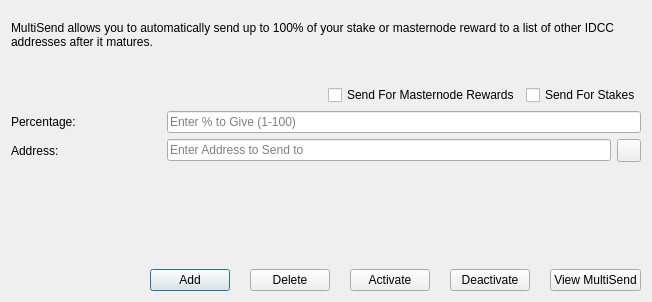
<?xml version="1.0" encoding="UTF-8"?>
<ui version="4.0">
 <class>MultiSendDialog</class>
 <widget class="QDialog" name="MultiSendDialog">
  <property name="windowModality">
   <enum>Qt::NonModal</enum>
  </property>
  <property name="geometry">
   <rect>
    <x>0</x>
    <y>0</y>
    <width>652</width>
    <height>302</height>
   </rect>
  </property>
  <property name="windowTitle">
   <string>MultiSend</string>
  </property>
  <property name="modal">
   <bool>true</bool>
  </property>
  <layout class="QVBoxLayout" name="verticalLayout">
   <item>
    <spacer name="verticalSpacer">
     <property name="orientation">
      <enum>Qt::Vertical</enum>
     </property>
     <property name="sizeType">
      <enum>QSizePolicy::Fixed</enum>
     </property>
     <property name="sizeHint" stdset="0">
      <size>
       <width>20</width>
       <height>10</height>
      </size>
     </property>
    </spacer>
   </item>
   <item>
    <widget class="QLabel" name="labelDescription">
     <property name="lineWidth">
      <number>1</number>
     </property>
     <property name="text">
      <string>MultiSend allows you to automatically send up to 100% of your stake or masternode reward to a list of other IDCC addresses after it matures.</string>
     </property>
     <property name="alignment">
      <set>Qt::AlignLeading|Qt::AlignLeft|Qt::AlignTop</set>
     </property>
     <property name="wordWrap">
      <bool>true</bool>
     </property>
    </widget>
   </item>
   <item>
    <spacer name="verticalSpacer_2">
     <property name="orientation">
      <enum>Qt::Vertical</enum>
     </property>
     <property name="sizeType">
      <enum>QSizePolicy::Fixed</enum>
     </property>
     <property name="sizeHint" stdset="0">
      <size>
       <width>20</width>
       <height>30</height>
      </size>
     </property>
    </spacer>
   </item>
   <item>
    <layout class="QHBoxLayout" name="horizontalLayout">
     <item>
      <spacer name="horizontalSpacer_3">
       <property name="minimumSize">
        <size>
         <width>150</width>
         <height>0</height>
        </size>
       </property>
       <property name="orientation">
        <enum>Qt::Horizontal</enum>
       </property>
       <property name="sizeHint" stdset="0">
        <size>
         <width>40</width>
         <height>20</height>
        </size>
       </property>
      </spacer>
     </item>
     <item>
      <widget class="QCheckBox" name="multiSendMasternodeCheckBox">
       <property name="text">
        <string>Send For Masternode Rewards</string>
       </property>
      </widget>
     </item>
     <item>
      <widget class="QCheckBox" name="multiSendStakeCheckBox">
       <property name="text">
        <string>Send For Stakes</string>
       </property>
      </widget>
     </item>
    </layout>
   </item>
   <item>
    <layout class="QHBoxLayout" name="horizontalLayout_5">
     <item>
      <widget class="QLabel" name="labelPercentage">
       <property name="minimumSize">
        <size>
         <width>150</width>
         <height>0</height>
        </size>
       </property>
       <property name="toolTip">
        <string>Percentage of stake to send</string>
       </property>
       <property name="text">
        <string>Percentage:</string>
       </property>
      </widget>
     </item>
     <item>
      <widget class="QLineEdit" name="multiSendPercentEdit">
       <property name="toolTip">
        <string>Enter whole numbers 1 - 100</string>
       </property>
       <property name="placeholderText">
        <string>Enter % to Give (1-100)</string>
       </property>
      </widget>
     </item>
    </layout>
   </item>
   <item>
    <layout class="QHBoxLayout" name="horizontalLayout_4">
     <item>
      <widget class="QLabel" name="labelAddress">
       <property name="minimumSize">
        <size>
         <width>150</width>
         <height>0</height>
        </size>
       </property>
       <property name="toolTip">
        <string>Address to send portion of stake to</string>
       </property>
       <property name="text">
        <string>Address:</string>
       </property>
      </widget>
     </item>
     <item>
      <widget class="QLineEdit" name="multiSendAddressEdit">
       <property name="toolTip">
        <string/>
       </property>
       <property name="placeholderText">
        <string>Enter Address to Send to</string>
       </property>
      </widget>
     </item>
     <item>
      <widget class="QToolButton" name="addressBookButton">
       <property name="toolTip">
        <string>Choose an address from the address book</string>
       </property>
       <property name="text">
        <string/>
       </property>
       <property name="icon">
        <iconset resource="../idcc.qrc">
         <normaloff>:/icons/address-book</normaloff>:/icons/address-book</iconset>
       </property>
       <property name="shortcut">
        <string>Alt+A</string>
       </property>
      </widget>
     </item>
    </layout>
   </item>
   <item>
    <widget class="QLabel" name="message">
     <property name="sizePolicy">
      <sizepolicy hsizetype="Preferred" vsizetype="Minimum">
       <horstretch>0</horstretch>
       <verstretch>0</verstretch>
      </sizepolicy>
     </property>
     <property name="minimumSize">
      <size>
       <width>0</width>
       <height>70</height>
      </size>
     </property>
     <property name="text">
      <string/>
     </property>
    </widget>
   </item>
   <item>
    <spacer name="verticalSpacer_3">
     <property name="orientation">
      <enum>Qt::Vertical</enum>
     </property>
     <property name="sizeHint" stdset="0">
      <size>
       <width>20</width>
       <height>40</height>
      </size>
     </property>
    </spacer>
   </item>
   <item>
    <layout class="QHBoxLayout" name="horizontalLayout_3">
     <property name="spacing">
      <number>20</number>
     </property>
     <item>
      <spacer name="horizontalSpacer_2">
       <property name="orientation">
        <enum>Qt::Horizontal</enum>
       </property>
       <property name="sizeHint" stdset="0">
        <size>
         <width>40</width>
         <height>20</height>
        </size>
       </property>
      </spacer>
     </item>
     <item>
      <widget class="QPushButton" name="addButton">
       <property name="toolTip">
        <string>Add to the MultiSend vector</string>
       </property>
       <property name="statusTip">
        <string>Add to MultiSend Vector</string>
       </property>
       <property name="text">
        <string>Add</string>
       </property>
       <property name="icon">
        <iconset resource="../idcc.qrc">
         <normaloff>:/icons/add</normaloff>:/icons/add</iconset>
       </property>
      </widget>
     </item>
     <item>
      <widget class="QPushButton" name="deleteButton">
       <property name="toolTip">
        <string>Delete from  MultiSend vector</string>
       </property>
       <property name="statusTip">
        <string>Delete Address From MultiSend Vector</string>
       </property>
       <property name="text">
        <string>Delete</string>
       </property>
       <property name="icon">
        <iconset resource="../idcc.qrc">
         <normaloff>:/icons/remove</normaloff>:/icons/remove</iconset>
       </property>
      </widget>
     </item>
     <item>
      <widget class="QPushButton" name="activateButton">
       <property name="toolTip">
        <string>Activate multisend</string>
       </property>
       <property name="statusTip">
        <string>Activate MultiSend</string>
       </property>
       <property name="text">
        <string>Activate</string>
       </property>
      </widget>
     </item>
     <item>
      <widget class="QPushButton" name="disableButton">
       <property name="toolTip">
        <string>Deactivate multisend</string>
       </property>
       <property name="statusTip">
        <string>Deactivate MultiSend</string>
       </property>
       <property name="text">
        <string>Deactivate</string>
       </property>
      </widget>
     </item>
     <item>
      <widget class="QPushButton" name="viewButton">
       <property name="toolTip">
        <string/>
       </property>
       <property name="statusTip">
        <string>View MultiSend Vector</string>
       </property>
       <property name="text">
        <string>View MultiSend</string>
       </property>
      </widget>
     </item>
    </layout>
   </item>
  </layout>
 </widget>
 <resources>
  <include location="../idcc.qrc"/>
 </resources>
 <connections/>
</ui>
